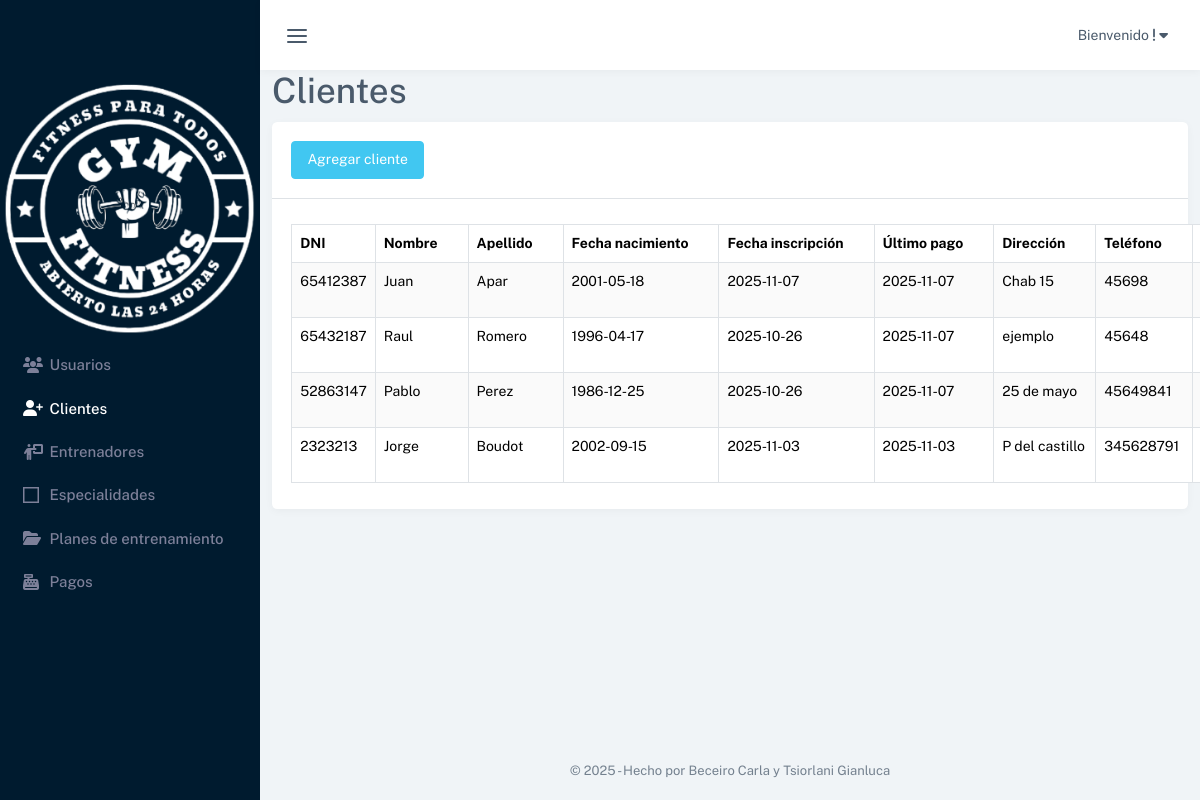
/clientes (signed in), run on the app's committed database.
### tables this page shows
CREATE TABLE `clientes` (
  `id` int(11) NOT NULL,
  `dni` int(8) DEFAULT NULL,
  `nombre` varchar(50) DEFAULT NULL,
  `apellido` varchar(50) DEFAULT NULL,
  `nacimiento` date DEFAULT NULL,
  `direccion` varchar(50) DEFAULT NULL,
  `tel` varchar(20) DEFAULT NULL,
  `email` varchar(50) DEFAULT NULL,
  `id_plan` int(11) DEFAULT NULL,
  `inscripcion` date DEFAULT NULL,
  `ultimo_pago` date DEFAULT NULL,
  `pago_mensual` tinyint(1) NOT NULL
);

### controladores/controlador.plantilla.php (called while the page is built)
<?php
class ControladorPlantilla
{
    public function ctrMostrarPlantilla()
    {
        include 'vistas/plantilla.php';
    }
    static public function url()
    {
        return "http://localhost/labo4/labo4/";
    }
}

### index.php (called while the page is built, shortened)
<?php
require_once 'controladores/controlador.plantilla.php';
require_once 'controladores/controlador.usuarios.php';
require_once 'controladores/controlador.clientes.php';
require 'modelos/modelo.clientes.php';
$plantilla = new ControladorPlantilla();
$plantilla->ctrMostrarPlantilla();

### modelos/conexion.php (called while the page is built, shortened)
<?php
class Conexion
{
	static public function conectar()
	{
		try {
			$link = new PDO(
				"mysql:host=" . self::HOST . ";dbname=" . self::DBNAME,
				self::USER,
				self::PASSWORD
			);
			$link->exec("set names utf8");
			return $link;
		} catch (PDOException $e) {
			die("Error en la conexión a la base de datos: " . $e->getMessage());
		}
	}
}

### modelos/modelo.clientes.php (called while the page is built, shortened)
<?php
require_once 'conexion.php';
class ModeloClientes
{
    static public function mdlMostrarClientes($item, $valor)
    {
        if ($item != null) {
            try {
                $clientes = Conexion::conectar()->prepare("SELECT * FROM clientes WHERE $item = :$item");
                $clientes->bindParam(":" . $item, $valor, PDO::PARAM_INT);
                $clientes->execute();
                return $clientes->fetch(PDO::FETCH_ASSOC);
            } catch (Exception $e) {
                return "Error: " . $e->getMessage();
            }
        } else {
            try {
                $clientes = Conexion::conectar()->prepare("SELECT * FROM clientes as c INNER JOIN planes as p ON c.id_plan = p.id_plan AND p.estado = 1 INNER JOIN especialidades AS e ON p.id_especialidad = e.id_especialidad");
                $clientes->execute();
                return $clientes->fetchAll(PDO::FETCH_ASSOC);
            } catch (Exception $e) {
                return "Error: " . $e->getMessage();
            }
        }
    }
}

### controladores/controlador.clientes.php (called while the page is built, shortened)
<?php
class ControladorClientes
{
    static public function ctrMostrarClientes($item, $valor)
    {
        $respuesta = ModeloClientes::mdlMostrarClientes($item, $valor);
        return $respuesta;
    }
}

### vistas/modulos/clientes.php (the view, shortened to what this page needs)
<h1>Clientes</h1>
<div class="row">
    <div class="col-12">
        <div class="card">
            <div class="card-header">
                <a href="agregar_cliente" class="btn btn-info">Agregar cliente</a>
            </div>
            <div class="card-body">
                <table id="datatable" class="table table-bordered table-striped dt-responsive table-responsive nowrap">
                    <thead>
                        <tr>
                            <th>DNI</th>
                            <th>Nombre</th>
                            <th>Apellido</th>
                            <th>Fecha nacimiento</th>
                            <th>Fecha inscripción</th>
                            <th>Último pago</th>
                            <th>Dirección</th>
                            <th>Teléfono</th>
                            <th>Correo</th>
                        </tr>
                    </thead>
                    <tbody>
                        <?php
                        $clientes = ControladorClientes::ctrMostrarClientes(null, null);
                        foreach ($clientes as $key => $cliente) {
                            ?>
                            <tr style="background-color:#000888">
                                <td> <?php echo $cliente["dni"] ?></td>
                                <td> <?php echo $cliente["nombre"] ?></td>
                                <td> <?php echo $cliente["apellido"] ?></td>
                                <td> <?php echo $cliente["nacimiento"] ?></td>
                                <td> <?php echo $cliente["inscripcion"] ?></td>
                                <td> <?php echo $cliente["ultimo_pago"] ?></td>
                                <td> <?php echo $cliente["direccion"] ?></td>
                                <td> <?php echo $cliente["tel"] ?> </td>
                                <td> <?php echo $cliente["email"] ?></td>
                            </tr>
                        <?php } ?>
                    </tbody>
                </table>
            </div>
        </div>
    </div>
</div>

### vistas/plantilla.php (shortened to what this page needs)
<?php
$url = ControladorPlantilla::url();
?>
<!DOCTYPE html>
<html lang="en">
<head>
    <link href="<?php echo $url; ?>vistas/assets/css/app.min.css" rel="stylesheet" type="text/css" id="app-style" />
    <link rel="stylesheet" href="https://cdnjs.cloudflare.com/ajax/libs/font-awesome/6.6.0/css/all.min.css" />
    <link href="<?php echo $url; ?>vistas/assets/libs/datatables.net-bs5/css/dataTables.bootstrap5.min.css"
        rel="stylesheet" type="text/css" />
    <link href="<?php echo $url; ?>vistas/assets/libs/datatables.net-buttons-bs5/css/buttons.bootstrap5.min.css"
        rel="stylesheet" type="text/css" />
    <link href="<?php echo $url; ?>vistas/assets/libs/datatables.net-keytable-bs5/css/keyTable.bootstrap5.min.css"
        rel="stylesheet" type="text/css" />
    <link href="<?php echo $url; ?>vistas/assets/libs/datatables.net-responsive-bs5/css/responsive.bootstrap5.min.css"
        rel="stylesheet" type="text/css" />
    <link href="<?php echo $url; ?>vistas/assets/libs/datatables.net-select-bs5/css/select.bootstrap5.min.css"
        rel="stylesheet" type="text/css" />
</head>
<?php if (isset($_SESSION["iniciarSesion"])) { ?>
    <body data-menu-color="dark" data-sidebar="default">
        <div id="app-layout">
            <?php include 'modulos/header.php' ?>
            <?php include 'modulos/menu.php' ?>
            <div class="content-page">
                <?php
                if (isset($_GET["pagina"])) {
                    $rutas = explode('/', $_GET["pagina"]);
                    if (
                        $rutas[0] == "login" ||
                        $rutas[0] == "usuarios" ||
                        $rutas[0] == "agregar_usuario" ||
                        $rutas[0] == "editar_usuario" ||
                        $rutas[0] == "planes" ||
                        $rutas[0] == "agregar_plan" ||
                        $rutas[0] == "editar_plan" ||
                        $rutas[0] == "pagos" ||
                        $rutas[0] == "entrenadores" ||
                        $rutas[0] == "agregar_entrenador" ||
                        $rutas[0] == "editar_entrenador" ||
                        $rutas[0] == "clientes" ||
                        $rutas[0] == "agregar_cliente" ||
                        $rutas[0] == "editar_cliente" ||
                        $rutas[0] == "especialidades" ||
                        $rutas[0] == "agregar_especialidad" ||
                        $rutas[0] == "editar_especialidad" ||
                        $rutas[0] == "salir"
                    ) {
                        include "vistas/modulos/" . $rutas[0] . ".php";
                    } else {
                        include "vistas/modulos/404.php";
                    }
                }
                ?>
                <?php include 'modulos/footer.php' ?>
            </div>
        </div>
    </body>
<?php } else {
    include "vistas/modulos/login.php";
}
?>
</html>

### vistas/modulos/header.php (shortened to what this page needs)
<div class="topbar-custom">
    <div class="container-fluid">
        <div class="d-flex justify-content-between">
            <ul class="list-unstyled topnav-menu mb-0 d-flex align-items-center">
                <li>
                    <button class="button-toggle-menu nav-link">
                        <i data-feather="menu" class="noti-icon"></i>
                    </button>
                </li>
            </ul>
            <ul class="list-unstyled topnav-menu mb-0 d-flex align-items-center">
                <li class="dropdown notification-list topbar-dropdown">
                    <a class="nav-link dropdown-toggle nav-user me-0" data-bs-toggle="dropdown" href="#" role="button"
                        aria-haspopup="false" aria-expanded="false">
                        <span class="pro-user-name ms-1">
                            Bienvenido <i class="fa-solid fa-exclamation"> </i> <i class="fa-solid fa-caret-down"> </i>
                        </span>
                    </a>
                </li>
            </ul>
        </div>
    </div>
</div>

### vistas/modulos/menu.php (shortened to what this page needs)
<div class="app-sidebar-menu">
    <div class="h-100" data-simplebar>
        <div id="sidebar-menu">
            <div class="logo-box">
                <a href="index.html" class="logo logo-light">
                    <span class="logo-lg">
                    </span>
                </a>
            </div>
            <ul id="side-menu">
                <img src="<?php echo $url; ?>vistas/assets/img/image-Photoroom.png" width="260" alt="logo">
                <li>
                    <a href="usuarios">
                        <i class="fa-solid fa-users"></i>
                        <span> Usuarios </span>
                    </a>
                </li>
                <li>
                    <a href="clientes">
                        <i class="fa-solid fa-user-plus"></i>
                        <span> Clientes </span>
                    </a>
                </li>
                <li>
                    <a href="entrenadores">
                        <i class="fa-solid fa-person-chalkboard"></i>
                        <span> Entrenadores </span>
                    </a>
                </li>
                <li>
                    <a href="especialidades">
                        <i class="fa-regular fa-square-full"></i>
                        <span> Especialidades </span>
                    </a>
                </li>
                <li>
                    <a href="planes">
                        <i class="fa-solid fa-folder-open"></i>
                        <span> Planes de entrenamiento </span>
                    </a>
                </li>
                <li>
                    <a href="pagos">
                        <i class="fa-solid fa-cash-register"></i>
                        <span> Pagos </span>
                    </a>
                </li>
            </ul>
        </div>
    </div>
</div>

### vistas/modulos/footer.php (shortened to what this page needs)
<footer class="footer">
    <div class="container-fluid">
        <div class="row">
            <div class="col fs-13 text-muted text-center">
                &copy;
                <script>document.write(new Date().getFullYear())</script> - Hecho por  Beceiro Carla y Tsiorlani Gianluca
            </div>
        </div>
    </div>
</footer>

### data on the page
clientes: dni "65412387", nombre "Juan", apellido "Apar", nacimiento "2001-05-18", inscripcion "2025-11-07", ultimo_pago "2025-11-07", direccion "Chab 15", tel "45698"
clientes: dni "65432187", nombre "Raul", apellido "Romero", nacimiento "1996-04-17", inscripcion "2025-10-26", ultimo_pago "2025-11-07", direccion "ejemplo", tel "45648"
clientes: dni "52863147", nombre "Pablo", apellido "Perez", nacimiento "1986-12-25", inscripcion "2025-10-26", ultimo_pago "2025-11-07", direccion "25 de mayo", tel "45649841"
clientes: dni "2323213", nombre "Jorge", apellido "Boudot", nacimiento "2002-09-15", inscripcion "2025-11-03", ultimo_pago "2025-11-03", direccion "P del castillo", tel "345628791"
